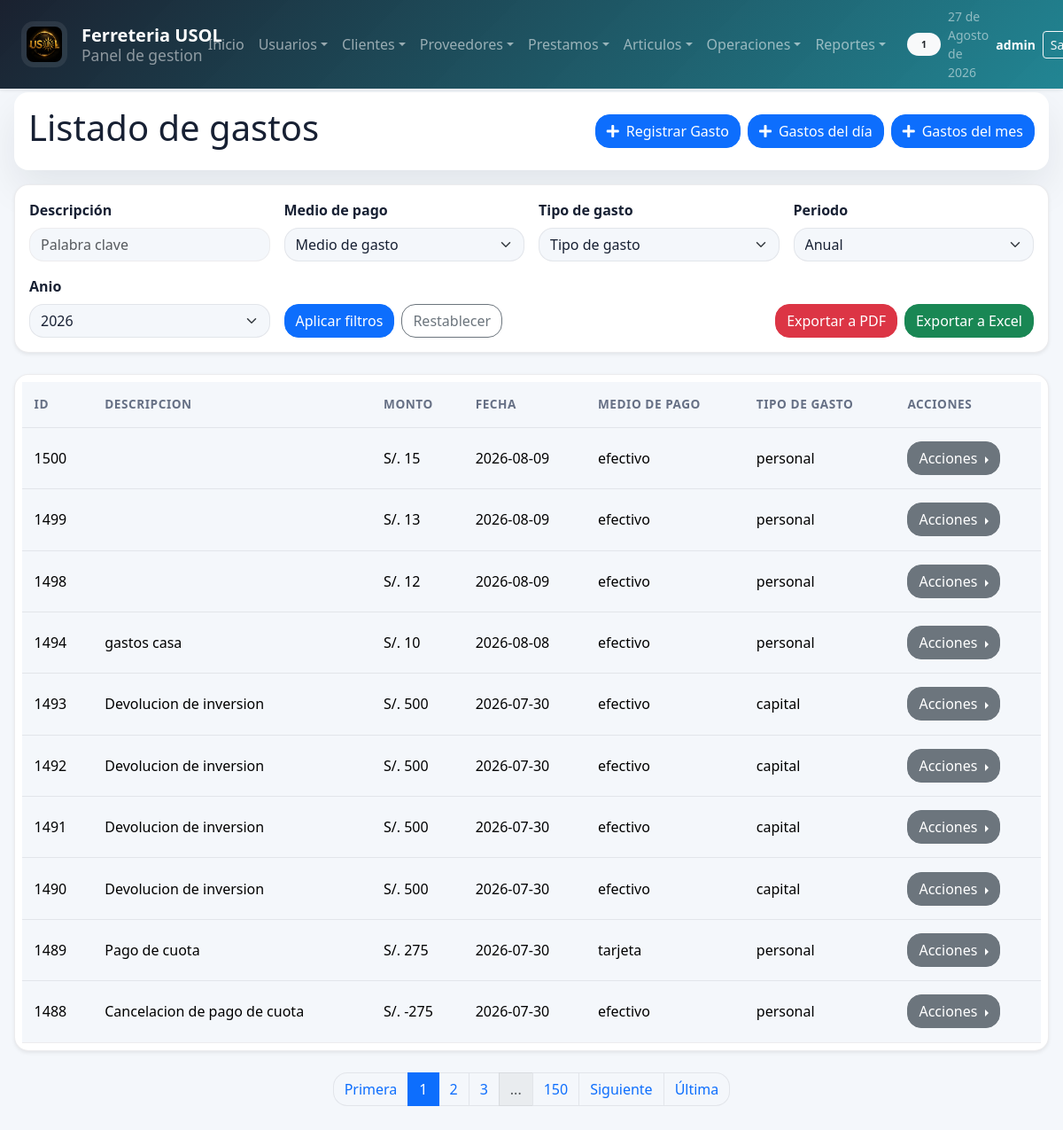
The page /sistema/reportes/gastos.php (signed in) on the database its author committed.
### tables this page shows
CREATE TABLE `gastos` (
  `idGastos` int(11) NOT NULL AUTO_INCREMENT,
  `montoGasto` double NOT NULL,
  `fechaGasto` date DEFAULT NULL,
  `medioPago` varchar(15) NOT NULL,
  `tipoGasto` varchar(15) NOT NULL,
  `descripcion` varchar(50) DEFAULT NULL,
  PRIMARY KEY (`idGastos`)
);

### sistema/includes/analytics.php (called while the page is built, shortened)
<?php
function analyticsGetDateFilters($source = null)
{
    $source = is_array($source) ? $source : $_GET;
    $currentYear = (int)date('Y');
    $currentMonth = date('Y-m');
    $period = isset($source['period']) ? strtolower(trim((string)$source['period'])) : 'year';
    $selectedYear = isset($source['year']) ? (int)$source['year'] : $currentYear;
    $selectedMonth = isset($source['month']) ? trim((string)$source['month']) : $currentMonth;
    $inputStart = isset($source['start_date']) ? trim((string)$source['start_date']) : '';
    $inputEnd = isset($source['end_date']) ? trim((string)$source['end_date']) : '';
    if ($period === 'month') {
        $monthDate = DateTime::createFromFormat('Y-m', $selectedMonth);
        if (!$monthDate) {
            $monthDate = DateTime::createFromFormat('Y-m', $currentMonth);
        }
        $startDate = $monthDate->format('Y-m-01');
        $endDate = $monthDate->format('Y-m-t');
        $label = strftime('%B %Y', strtotime($startDate));
    } else {
        $period = 'year';
        $startDate = sprintf('%04d-01-01', $selectedYear);
        $endDate = sprintf('%04d-12-31', $selectedYear);
        $label = 'Anio ' . $selectedYear;
    }
    $topLimit = isset($source['top_limit']) ? (int)$source['top_limit'] : 10;
    $topMetric = isset($source['top_metric']) ? trim((string)$source['top_metric']) : 'monto';
    return [
        'period' => $period,
        'year' => $selectedYear,
        'month' => $selectedMonth,
        'start_date' => $startDate,
        'end_date' => $endDate,
        'label' => ucfirst($label),
        'top_limit' => $topLimit,
        'top_metric' => $topMetric,
    ];
}
function analyticsGetYearOptions($pastYears = 5)
{
    $currentYear = (int)date('Y');
    $years = [];
    for ($year = $currentYear; $year >= ($currentYear - $pastYears); $year--) {
        $years[] = $year;
    }
    return $years;
}

### sistema/reportes/gastos.php (the view, shortened to what this page needs)
<?php
    include "../../conexion.php";
    include "../includes/paginador.php";
    require_once __DIR__ . "/../includes/analytics.php";
    $yearOptions = analyticsGetYearOptions();
    $filters = analyticsGetDateFilters($_GET);
    $results_per_page = 10;
    $current_page = isset($_GET['page']) ? intval($_GET['page']) : 1;
    $consulta = "
        SELECT *
        FROM gastos
        ORDER BY idGastos DESC
    ";
    $where = "
        gastos
        ORDER BY idGastos DESC
    ";
    list($result, $total_records) = getPaginatedDataGastos($conexionDB, $consulta, $where, $current_page, $results_per_page);
    $row = $result->num_rows;
?>
<!DOCTYPE html>
<html lang="es">
<head>
	<?php include "../includes/scripts_2.php"; ?>
</head>
<body>
    <?php include "../includes/header_2.php"; ?>
	<section id="container">
        <div class="bg-white p-3 rounded shadow mb-3">
            <div class="d-flex flex-column flex-md-row justify-content-between align-items-md-center gap-3">
                <div class="mb-0">
                    <h1>Listado de gastos</h1>
                </div>
                <div class="d-flex flex-wrap gap-2">
                    <a href="../operaciones/gastos.php" class="btn_new"><i class="fas fa-plus"></i> Registrar Gasto</a>
                    <a href="gastosDelDia.php" class="btn_new"><i class="fas fa-plus"></i> Gastos del día</a>
                    <a href="gastosDelMes.php" class="btn_new"><i class="fas fa-plus"></i> Gastos del mes</a>
                </div>
            </div>
        </div>
        <div class="header_container">
            <div class="row g-3 align-items-end">
                <div class="col-12 col-md-4 col-lg-3">
                    <label for="busquedaGasto">Descripción</label>
                    <input class="filtrosBusqueda" type="text" name="descripcion" id="busquedaGasto" placeholder="Palabra clave">
                </div>
                <div class="col-12 col-md-4 col-lg-3">
                    <label for="busquedaMedioPago">Medio de pago</label>
                    <select class="filtrosBusqueda" name="busquedaMedioPago" id="busquedaMedioPago">
                        <option value="">Medio de gasto</option>
                    </select>
                </div>
                <div class="col-12 col-md-4 col-lg-3">
                    <label for="tipoGasto">Tipo de gasto</label>
                    <select class="filtrosBusqueda" name="tipoGasto" id="tipoGasto">
                        <option value="">Tipo de gasto</option>
                    </select>
                </div>
                <div class="col-12 col-md-4 col-lg-3">
                    <label for="period">Periodo</label>
                    <select class="filtrosBusqueda" name="period" id="period">
                        <option value="year" <?php echo $filters['period'] === 'year' ? 'selected' : ''; ?>>Anual</option>
                    </select>
                </div>
                <div class="analytics-period-field col-12 col-md-4 col-lg-3" data-period-target="year">
                    <label for="year">Anio</label>
                    <select class="filtrosBusqueda" name="year" id="year">
                        <?php foreach ($yearOptions as $yearOption) { ?>
                            <option value="<?php echo $yearOption; ?>" <?php echo (int)$filters['year'] === (int)$yearOption ? 'selected' : ''; ?>><?php echo $yearOption; ?></option>
                        <?php } ?>
                    </select>
                </div>
                <div class="col-12 col-md-4 col-lg-3">
                    <div class="d-flex gap-2">
                        <button type="button" class="btn btn-primary" onclick="buscarGasto()">Aplicar filtros</button>
                        <a href="gastos.php" class="btn btn-outline-secondary">Restablecer</a>
                    </div>
                </div>
                <div class="col-12 col-md-4 col-lg-4 ms-lg-auto">
                    <div class="d-flex gap-2 justify-content-md-end">
                        <button class="btn btn-danger" type="button" onclick="exportarGastosPDF()">Exportar a PDF</button>
                        <button class="btn btn-success"  type="button" onclick="exportarGastosEXCEL()">Exportar a Excel</button>
                    </div>
                </div>
            </div>
        </div>
        <div class="containerTable">
            <table id="tablaGastos">
                <thead>
                    <tr>
                        <th>Id</th>
                        <th>Descripcion</th>
                        <th>monto</th>
                        <th>Fecha</th>
                        <th>Medio de pago</th>
                        <th>Tipo de gasto</th>
                        <th>Acciones</th>
                    </tr>
                </thead>
                <tbody>
                    <?php
                        if($row > 0){
                            while ($data = $result->fetch_assoc()){
                            ?>
                                <tr id="row_<?php echo $data["idGastos"]; ?>">
                                    <td><?php echo $data['idGastos']; ?></td>
                                    <td><?php echo $data['descripcion']; ?></td>
                                    <td>S/. <?php echo $data["montoGasto"]; ?></td>
                                    <td><?php echo date("Y-m-d",  strtotime($data["fechaGasto"])); ?></td>
                                    <td><?php echo $data['medioPago']; ?></td>
                                    <td><?php echo $data['tipoGasto']; ?></td>
                                    <td>
                                        <div class="btn-group dropend">
                                            <button class="btn btn-secondary dropdown-toggle" type="button" data-bs-toggle="dropdown" aria-expanded="false">
                                                Acciones
                                            </button>
                                        </div>
                                    </td>
                                </tr>
                    <?php
                            }
                        }
                    ?>
                </tbody>
            </table>
        </div>
	</section>
</body>
</html>

### sistema/css/style.css (style rules this page uses)
:root, [data-bs-theme=light] { --bs-primary: #0f7b8a; --bs-primary-rgb: 15, 123, 138; --bs-secondary: #475467; --bs-secondary-rgb: 71, 84, 103; --bs-success: #15803d; --bs-info: #0ea5e9; --bs-warning: #d97706; --bs-danger: #dc2626; --bs-dark: #111827; --bs-body-bg: #f4f7fb; --bs-body-color: #172033; --bs-border-color: rgba(15, 23, 42, 0.08); --bs-border-radius: 1rem; --bs-border-radius-lg: 1.35rem; --bs-box-shadow: 0 20px 45px rgba(15, 23, 42, 0.08); --app-surface: rgba(255, 255, 255, 0.96); --app-muted: #667085; }
* { box-sizing: border-box; }
html { scroll-behavior: smooth; }
body { min-height: 100vh; background: var(--bs-body-bg); color: var(--bs-body-color); font-family: "Segoe UI", Tahoma, Geneva, Verdana, sans-serif; }
a { text-decoration: none; }
#container { padding: 6.5rem 1rem 2rem; }
.title_container, .header_container, .info_caja, .chart-container, .divInfoSistema, .containerDataUser, .containerDataEmpresa, .data_delete { background: var(--app-surface); border: 1px solid var(--bs-border-color); border-radius: var(--bs-border-radius-lg); box-shadow: var(--bs-box-shadow); }
.header_container { padding: 1.25rem; }
.containerTable { margin-bottom: 1.5rem; }
.containerTable table { min-width: 780px; }
.table > :not(caption) > * > * { padding: 0.95rem 0.85rem; }
.table thead th { color: var(--app-muted); font-size: 0.85rem; font-weight: 700; text-transform: uppercase; letter-spacing: 0.04em; }
.btn_new, .btn_pdf, .btn_excel, .btn_save, .btn_save_1, .link_delete_1 { display: inline-flex; align-items: center; justify-content: center; gap: 0.5rem; }

### rows shown on the page
gastos: idGastos "1500", montoGasto "15", fechaGasto "2026-08-09", medioPago "efectivo", tipoGasto "personal"
gastos: idGastos "1499", montoGasto "13", fechaGasto "2026-08-09", medioPago "efectivo", tipoGasto "personal"
gastos: idGastos "1498", montoGasto "12", fechaGasto "2026-08-09", medioPago "efectivo", tipoGasto "personal"
gastos: idGastos "1494", descripcion "gastos casa", montoGasto "10", fechaGasto "2026-08-08", medioPago "efectivo", tipoGasto "personal"
gastos: idGastos "1493", descripcion "Devolucion de inversion", montoGasto "500", fechaGasto "2026-07-30", medioPago "efectivo", tipoGasto "capital"
gastos: idGastos "1492", descripcion "Devolucion de inversion", montoGasto "500", fechaGasto "2026-07-30", medioPago "efectivo", tipoGasto "capital"
gastos: idGastos "1491", descripcion "Devolucion de inversion", montoGasto "500", fechaGasto "2026-07-30", medioPago "efectivo", tipoGasto "capital"
gastos: idGastos "1490", descripcion "Devolucion de inversion", montoGasto "500", fechaGasto "2026-07-30", medioPago "efectivo", tipoGasto "capital"
gastos: idGastos "1489", descripcion "Pago de cuota", montoGasto "275", fechaGasto "2026-07-30", medioPago "tarjeta", tipoGasto "personal"
gastos: idGastos "1488", descripcion "Cancelacion de pago de cuota", montoGasto "-275", fechaGasto "2026-07-30", medioPago "efectivo", tipoGasto "personal"

### other values the page prints
$_SESSION['rol_name'] "1"
fechaC() "27 de Agosto de 2026"
$_SESSION['user'] "admin"
$total_pages "150"
form field year "2026"
